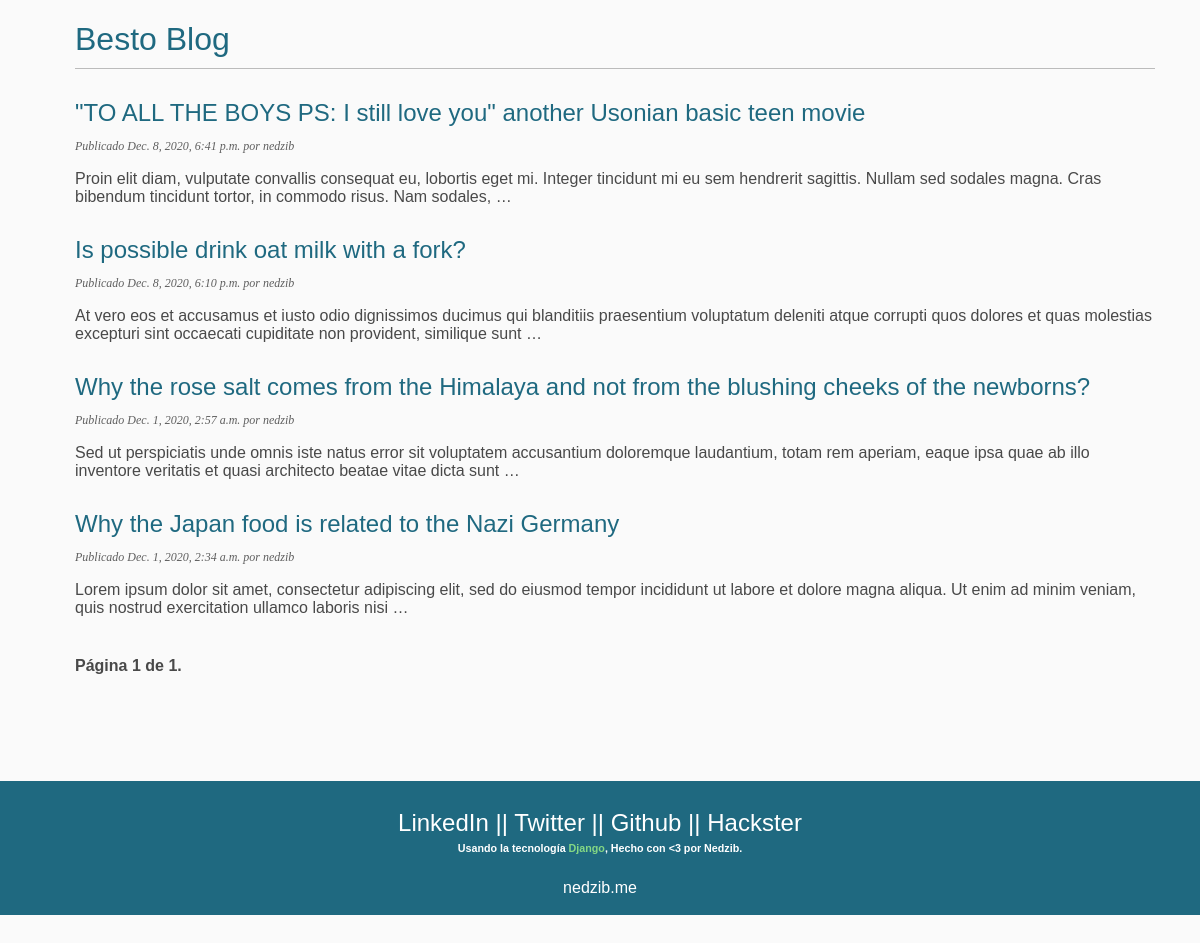
Screenshot of /blog/ with the database file from the repository.
### blog/models.py (models this page shows, shortened)
class Post(models.Model):
    objects = models.Manager()  # The default manager.
    published = PublishedManager()  # Our custom manager.
    STATUS_CHOICES = (('draft', 'Draft'), ('published', 'Published'))
    title = models.CharField(max_length=250)
    slug = models.SlugField(max_length=250, unique_for_date='publish')
    author = models.ForeignKey(
        User, on_delete=models.CASCADE, related_name='blog_post')
    body = RichTextUploadingField(blank=True)
    publish = models.DateTimeField(default=timezone.now)
    created = models.DateTimeField(auto_now_add=True)
    updated = models.DateTimeField(auto_now=True)
    status = models.CharField(
        max_length=10, choices=STATUS_CHOICES, default='draft')
    class Meta:
        ordering = ('-publish',)
    def get_absolute_url(self):
        return reverse('blog:post_detail',
                       args=[self.publish.year,
                             self.publish.month,
                             self.publish.day,
                             self.slug])

### blog/views.py (the view)
# urls.py: path('', views.PostListView.as_view(), name='post_list'),
class PostListView(ListView):
    queryset = Post.published.all()
    context_object_name = 'posts'
    paginate_by = 30
    template_name = 'blog/post/list.html'

### blog/templates/blog/post/list.html (shortened to what this page needs)
{% extends "blog/base.html" %}
{% block content %}
<h1> Besto Blog <br></h1>
{% for post in posts %}
<h2>
    <a href="{{ post.get_absolute_url }}">
        {{ post.title }}
    </a>
</h2>
<p class="date">
    Publicado {{ post.publish }} por {{ post.author }}
</p>
<p style="color: rgb(73, 73, 73);">
{{ post.body|truncatewords:30|safe }}
</p>
{% endfor %}
{% include "pagination.html" with page=page_obj %}
<br>
{% endblock %}

### blog/templates/blog/base.html (shortened to what this page needs)
{% load static %}
<!DOCTYPE HTML>
<html>
<head>
    <link rel="stylesheet" href="{% static 'css/blog.css' %}">
</head>
<body id="page-wraper">
    <div style="margin: 0 auto;">
        <div id="content">
            <span style="width: 90%;">
                {% block content %}
                {% endblock %}
            </span>
        </div>
    </div>
    <br>
    <footer>
        <div><h2>
            <br>
            <a href="https://www.linkedin.com/in/brayan-nedzib-sastoque-rangel-08aba7116/" target="_blank"  style="color: #ffffff;">LinkedIn</a>
            ||
            <a href="https://twitter.com/Ned_zib" target="_blank"  style="color: #ffffff;">Twitter</a> ||
            <a href="https://github.com/Ned-zib" target="_blank"  style="color: #ffffff;">Github</a> ||
            <a href="https://www.hackster.io/Ned-zib" target="_blank"  style="color: #ffffff;">Hackster</a>
        </h2></div>
        <h6>Usando la tecnología <a href="https://www.djangoproject.com/" target="_blank" style="color: rgb(132, 216, 132);">Django</a>,
            Hecho con &#60&#51 por Nedzib. </h6>
        <a href="nedzib.me" style="font-size: medium; color: white;">nedzib.me</a>
            <br><br>
    </footer>
</body>
</html>

### blog/templates/pagination.html (shortened to what this page needs)
<div class="pagination">
    <span class="step-links">
        <span class="current" style="color: rgb(73, 73, 73);">
            Página {{ page.number }} de {{ page.paginator.num_pages }}.
        </span>
    </span>
</div>

### blog/static/css/blog.css (style rules this page uses)
html { width: 100%; position: relative; }
body { width: 100%; margin:0; padding:0; margin-bottom: 40px; font-family:helvetica, sans-serif; }
footer { left: 0; width: 100%; bottom: 0; background-color: #1f6980; color: white; text-align: center; }
#page-wraper { background-color: #FAFAFA; background-size: cover; width: 100%; }
a { color:#1f6980; text-decoration:none; }
h1 { color: #1f6980; font-weight:normal; border-bottom:1px solid #bbb; padding:0 0 10px 0; }
h6 { margin-top: 5px; color: white; }
h2 { font-weight:normal; margin:30px 0 0; }
#content { margin: 0 auto; float:center; width:90%; padding:0 0 0 30px; }
p.date { color:rgb(95, 95, 95); font-family: georgia, serif; font-size: 12px; font-style: italic; }
.pagination { margin:40px 0; font-weight:bold; }

### rows the page displays
Post: title "\"TO ALL THE BOYS PS: I still love you\" another Usonian basic teen movie", publish "Dec. 8, 2020, 6:41 p.m.", author "nedzib", body "Proin elit diam, vulputate convallis consequat eu, lobortis eget mi. Integer tincidunt mi eu sem hendrerit sagittis. Nullam sed sodales magna. Cras bibendum tincidunt tortor, in commodo risus. Nam sodales, …"
Post: title "Is possible drink oat milk with a fork?", publish "Dec. 8, 2020, 6:10 p.m.", author "nedzib", body "At vero eos et accusamus et iusto odio dignissimos ducimus qui blanditiis praesentium voluptatum deleniti atque corrupti quos dolores et quas molestias excepturi sint occaecati cupiditate non provident, similique sunt …"
Post: title "Why the rose salt comes from the Himalaya and not from the blushing cheeks of the newborns?", publish "Dec. 1, 2020, 2:57 a.m.", author "nedzib", body "Sed ut perspiciatis unde omnis iste natus error sit voluptatem accusantium doloremque laudantium, totam rem aperiam, eaque ipsa quae ab illo inventore veritatis et quasi architecto beatae vitae dicta sunt …"
Post: title "Why the Japan food is related to the Nazi Germany", publish "Dec. 1, 2020, 2:34 a.m.", author "nedzib", body "Lorem ipsum dolor sit amet, consectetur adipiscing elit, sed do eiusmod tempor incididunt ut labore et dolore magna aliqua. Ut enim ad minim veniam, quis nostrud exercitation ullamco laboris nisi …"

### other values shown
{{ page.number }} "1"
{{ page.paginator.num_pages }} "1"
